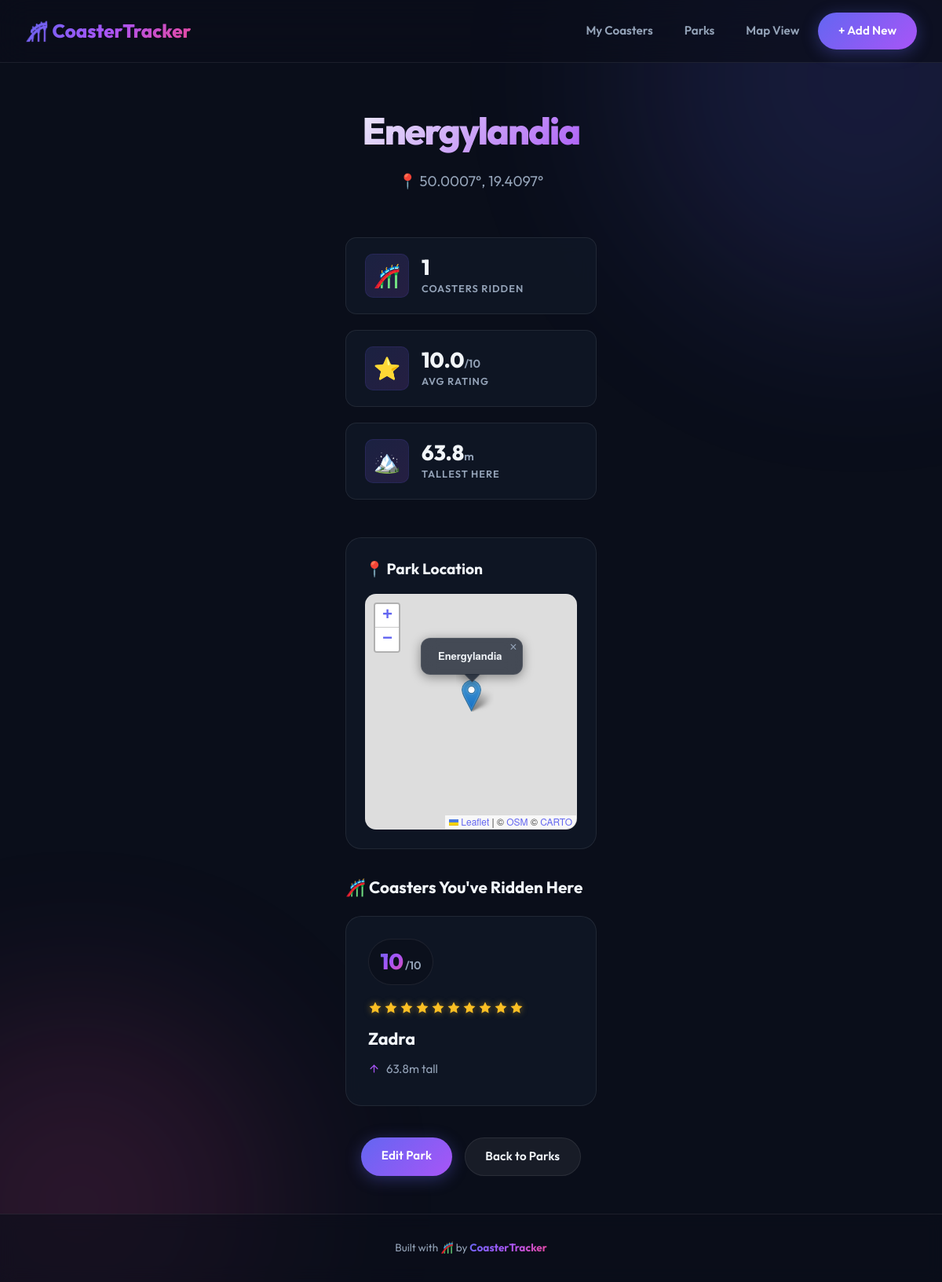
The app's page /parks/1 with its own data.
### tables this page shows
CREATE TABLE parks (
                id INTEGER PRIMARY KEY AUTOINCREMENT,
                name TEXT NOT NULL UNIQUE,
                latitude REAL,
                longitude REAL
            );

CREATE TABLE rollercoasters (
            id INTEGER PRIMARY KEY AUTOINCREMENT,
            name TEXT NOT NULL,
            park_name TEXT NOT NULL,
            height REAL NOT NULL,
            rating INTEGER NOT NULL
        , park_id INTEGER);

### app.py (the view)
@app.route('/parks/<int:id>')
def park_detail(id):
    conn = get_db_connection()
    park = conn.execute('SELECT * FROM parks WHERE id = ?', (id,)).fetchone()
    coasters = conn.execute('SELECT * FROM rollercoasters WHERE park_id = ? ORDER BY rating DESC', (id,)).fetchall()
    stats = conn.execute('''
        SELECT COUNT(id) as total, ROUND(AVG(rating), 1) as avg_rating, MAX(height) as tallest
        FROM rollercoasters WHERE park_id = ?
    ''', (id,)).fetchone()
    conn.close()
    return render_template('park_detail.html', park=park, coasters=coasters, stats=stats)

### app.py (called while the page is built)
def get_db_connection():
    conn = sqlite3.connect('database.db')
    conn.row_factory = sqlite3.Row
    return conn

### templates/park_detail.html (shortened to what this page needs)
{% extends 'base.html' %}
{% block content %}
<link rel="stylesheet" href="https://unpkg.com/leaflet@1.9.4/dist/leaflet.css"/>
<header class="page-header">
    <h1>{{ park.name }}</h1>
    <p>
        {% if park.latitude and park.longitude and park.latitude != 0 and park.longitude != 0 %}
            📍 {{ park.latitude|round(4) }}°, {{ park.longitude|round(4) }}°
        {% else %}
            📍 Location not set
        {% endif %}
    </p>
</header>
{% if stats and stats.total > 0 %}
<div class="stats-dashboard">
    <div class="stat-card">
        <div class="stat-icon">🎢</div>
        <div class="stat-info">
            <span class="stat-value">{{ stats.total }}</span>
            <span class="stat-label">Coasters Ridden</span>
        </div>
    </div>
    <div class="stat-card">
        <div class="stat-icon">⭐</div>
        <div class="stat-info">
            <span class="stat-value">{{ stats.avg_rating or '0' }}<small>/10</small></span>
            <span class="stat-label">Avg Rating</span>
        </div>
    </div>
    <div class="stat-card">
        <div class="stat-icon">🏔️</div>
        <div class="stat-info">
            <span class="stat-value">{{ stats.tallest or '0' }}<small>m</small></span>
            <span class="stat-label">Tallest Here</span>
        </div>
    </div>
</div>
{% endif %}
{% if park.latitude and park.longitude and park.latitude != 0 and park.longitude != 0 %}
<div class="coaster-card" style="padding: 1.5rem; margin-bottom: 2rem;">
    <h3 style="margin-bottom: 1rem; font-weight: 700; font-size: 1.2rem;">📍 Park Location</h3>
    <div id="park-map" style="height: 300px; width: 100%; border-radius: var(--radius-md); border: 1px solid var(--border-color); overflow: hidden; z-index: 10;"></div>
</div>
{% endif %}
<h3 style="margin-bottom: 1.25rem; font-weight: 700; font-size: 1.3rem;">🎢 Coasters You've Ridden Here</h3>
<div class="coaster-grid">
    {% for coaster in coasters %}
    <div class="coaster-card">
        <div class="coaster-rating">
            <span class="rating-value">{{ coaster.rating }}</span><span class="rating-max">/10</span>
        </div>
        <div class="star-rating">
            {% for i in range(10) %}
            <svg class="star {% if i < coaster.rating %}filled{% endif %}" viewBox="0 0 24 24" fill="currentColor"><path d="M12 2l3.09 6.26L22 9.27l-5 4.87 1.18 6.88L12 17.77l-6.18 3.25L7 14.14 2 9.27l6.91-1.01L12 2z"/></svg>
            {% endfor %}
        </div>
        <div class="coaster-info">
            <h2><a href="{{ url_for('coaster', id=coaster.id) }}">{{ coaster.name }}</a></h2>
            <p class="coaster-height"><svg xmlns="http://www.w3.org/2000/svg" width="15" height="15" viewBox="0 0 24 24" fill="none" stroke="currentColor" stroke-width="2" stroke-linecap="round" stroke-linejoin="round"><line x1="12" y1="19" x2="12" y2="5"></line><polyline points="5 12 12 5 19 12"></polyline></svg> {{ coaster.height }}m tall</p>
        </div>
    </div>
    {% endfor %}
</div>
<div style="display: flex; gap: 1rem; justify-content: center; margin-top: 2.5rem; flex-wrap: wrap;">
    <a href="{{ url_for('park_edit', id=park.id) }}" class="btn btn-primary">Edit Park</a>
    <a href="{{ url_for('parks') }}" class="btn btn-secondary">Back to Parks</a>
</div>
{% endblock %}

### records on screen
parks: name "Energylandia", latitude "50.0007", longitude "19.4097"
rollercoasters: rating "10", name "Zadra", height "63.8"

### other values on screen
{{ stats.total }} "1"
{{ stats.avg_rating or '0' }} "10.0"
{{ stats.tallest or '0' }} "63.8"
